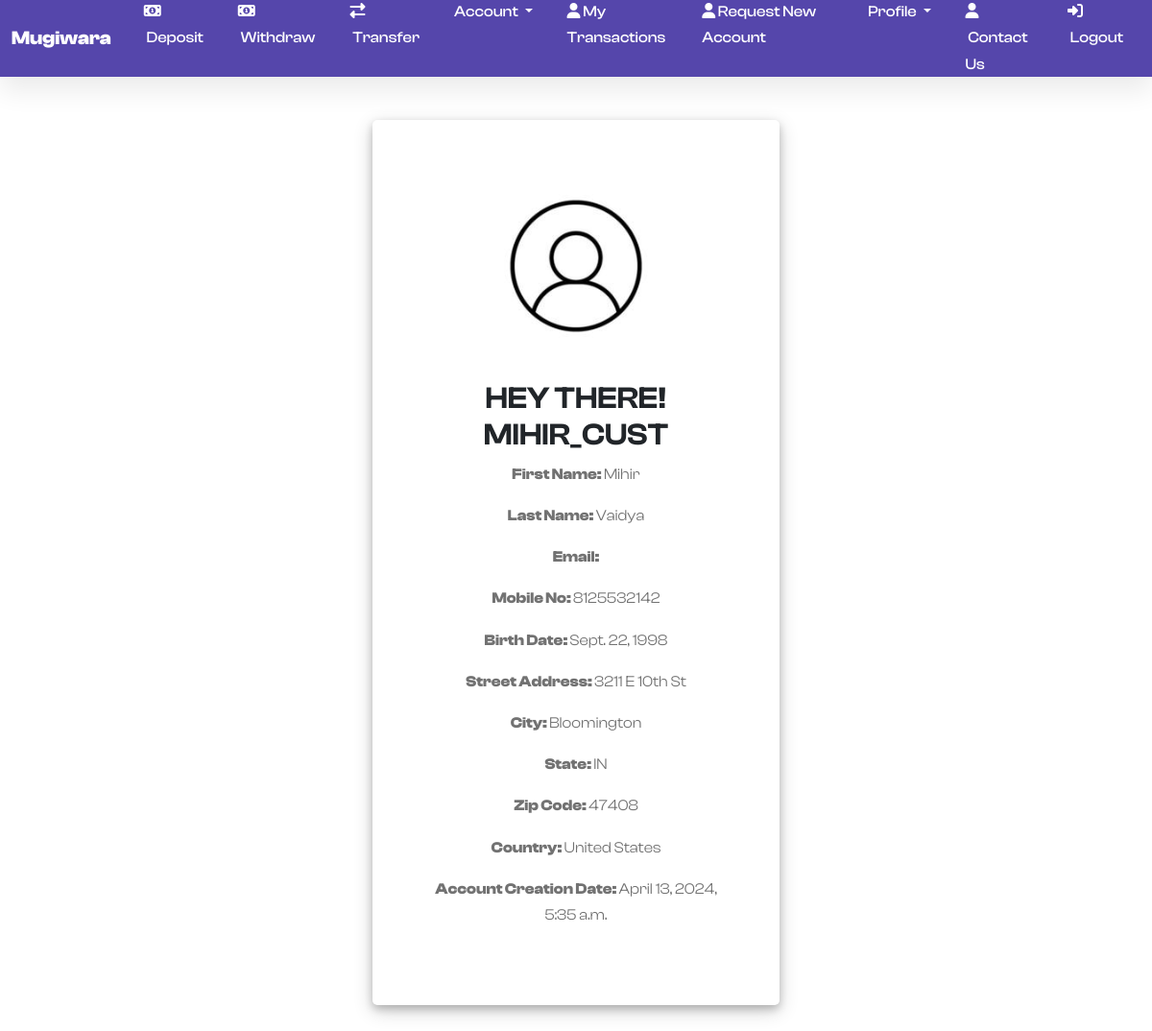
Page /profile/ (signed in) on the earlier database version.
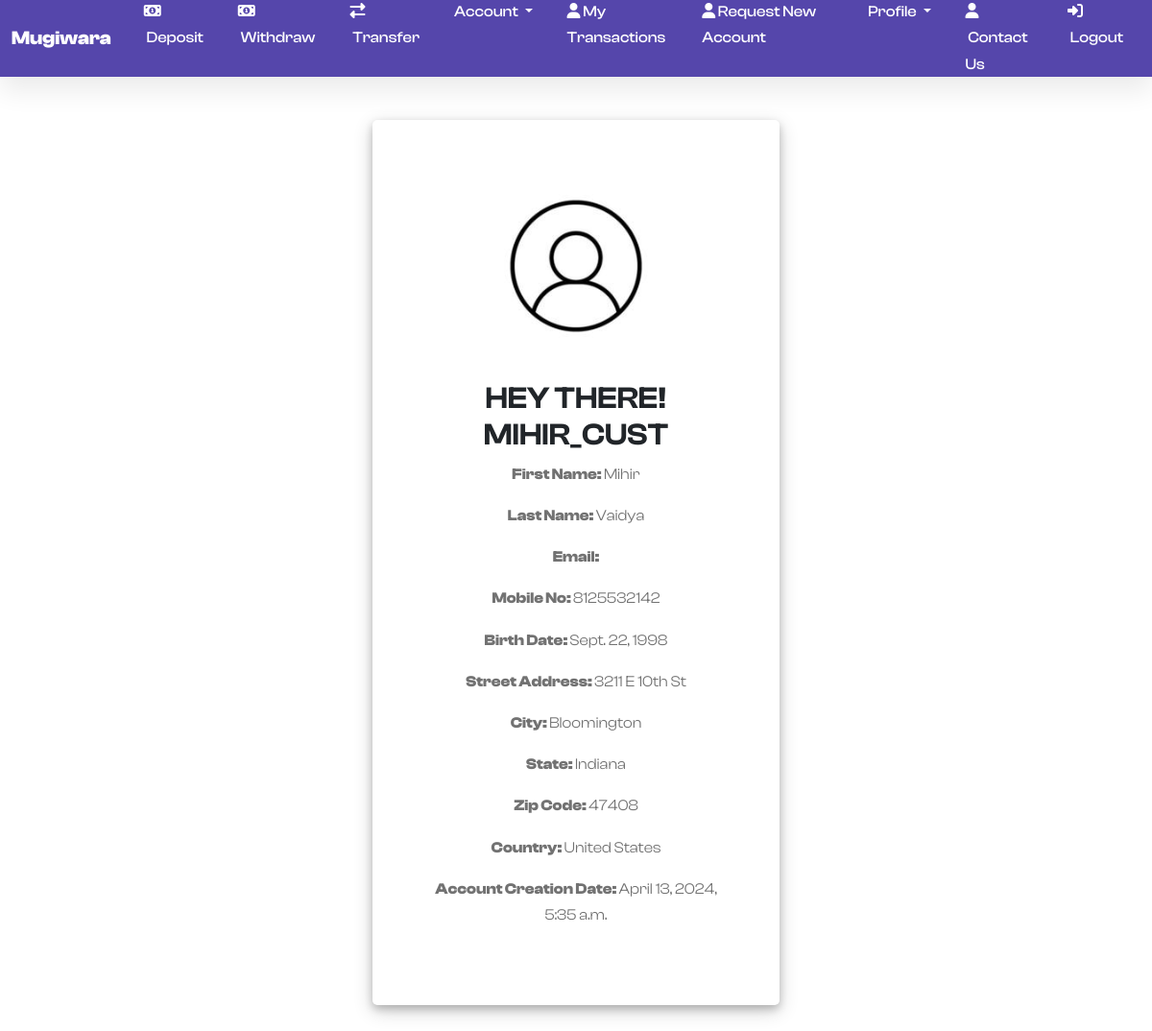
Same page on the later database version.
### users/models.py (models this page shows, shortened)
class BankingUser(models.Model):
    User_types = {
        'iu_re': 'Regular Employee',
        'iu_sm': 'System Manager',
        'iu_sa': 'System Administrator',
        'eu_cust': 'Customer',
        'eu_mo': 'Merchant/Organization',
    }
    modification_status = {
        'pending': 'Waiting for Approval',
        'rejected': 'Rejected',
        'approved': 'Approved'
    }
    requesting_deletion = {
        'yes': 'Yes',
        'no': 'No'
    }
    user = models.OneToOneField(User, on_delete = models.CASCADE, related_name = 'user')
    usertype = models.CharField(max_length = 256, choices = User_types)
    dob = models.DateField(default = None, blank = True, null = True)
    mobile_number = models.CharField(max_length = 256, default=None, blank=True, null = True)
    street_address = models.CharField(max_length = 512, default=None, blank=True, null = True)
    city = models.CharField(max_length = 128, default=None, blank=True, null = True)
    state = models.CharField(max_length = 128, default=None, blank=True, null = True)
    zip_code = models.CharField(max_length = 10, default=None, blank=True, null = True)
    country = models.CharField(max_length = 256, default=None, blank=True, null = True)
    account_created = models.DateTimeField(auto_now_add = True, null = True)
    user_handler = models.ForeignKey("BankingUser", on_delete = models.CASCADE, related_name = 'internal_user', blank=True, null = True)
    pd_modification_status = models.CharField(max_length = 128, choices = modification_status, blank=True, null = True)
    pd_modified = models.DateTimeField(auto_now = True, blank=True, null = True)
    deletion = models.CharField(max_length = 128, choices = requesting_deletion, blank=True, null = True, default = 'no')
    deletion_status = models.CharField(max_length = 128, choices = modification_status, blank=True, null = True)

### users/views.py (the view)
# urls.py: path('profile/', views.profile, name = 'profile'),
@login_required
def profile(request):
    user = request.user
    banking_user = BankingUser.objects.get(user = user)
    context = {
        'user': user,
        'banking_user': banking_user,
    }
    return render(request, 'users/profile.html', context)

### users/templates/users/profile.html (shortened to what this page needs)
{% extends 'users/base.html' %}
{% load crispy_forms_tags %}
{% block content %}
<!DOCTYPE html>
<html lang="en">
<head>
    <link rel="stylesheet" href="../../static/users/asset/css/profile_update.css">
</head>
<body>
    <div class="container forget-password">
        <div class="row">
            <div class="col-md-12 col-md-offset-4">
                <div class="panel panel-default">
                    <div class="panel-body">
                        <div class="text-center">
                            <img src="../../static/users/asset/images/profile.jpeg" alt="profile-picture" border="0">
                            <h2 class="text-center text-uppercase">Hey There! {{ user }}</h2>
                            <p><strong>First Name: </strong> {{ user.first_name }}</p>
                            <p><strong>Last Name: </strong> {{ user.last_name }}</p>
                            <p><strong>Email: </strong> {{ user.email }}</p>
                            <p><strong>Mobile No: </strong>{{ banking_user.mobile_number }}</p>
                            <p><strong>Birth Date: </strong>{{ banking_user.dob }}</p>
                            <p><strong>Street Address: </strong>{{banking_user.street_address}}</p>
                            <p><strong>City: </strong>{{banking_user.city}}</p>
                            <p><strong>State: </strong>{{banking_user.state}}</p>
                            <p><strong>Zip Code: </strong>{{banking_user.zip_code}}</p>
                            <p><strong>Country: </strong>{{banking_user.country}}</p>
                            <p><strong>Account Creation Date: </strong>{{banking_user.account_created}}</p>
                        </div>
                    </div>
                </div>
            </div>
        </div>
    </div>
</body>
</html>
{% endblock %}

Differences in the rows shown:
changed BankingUser "3211 E 10th St": state "IN" → "Indiana"
